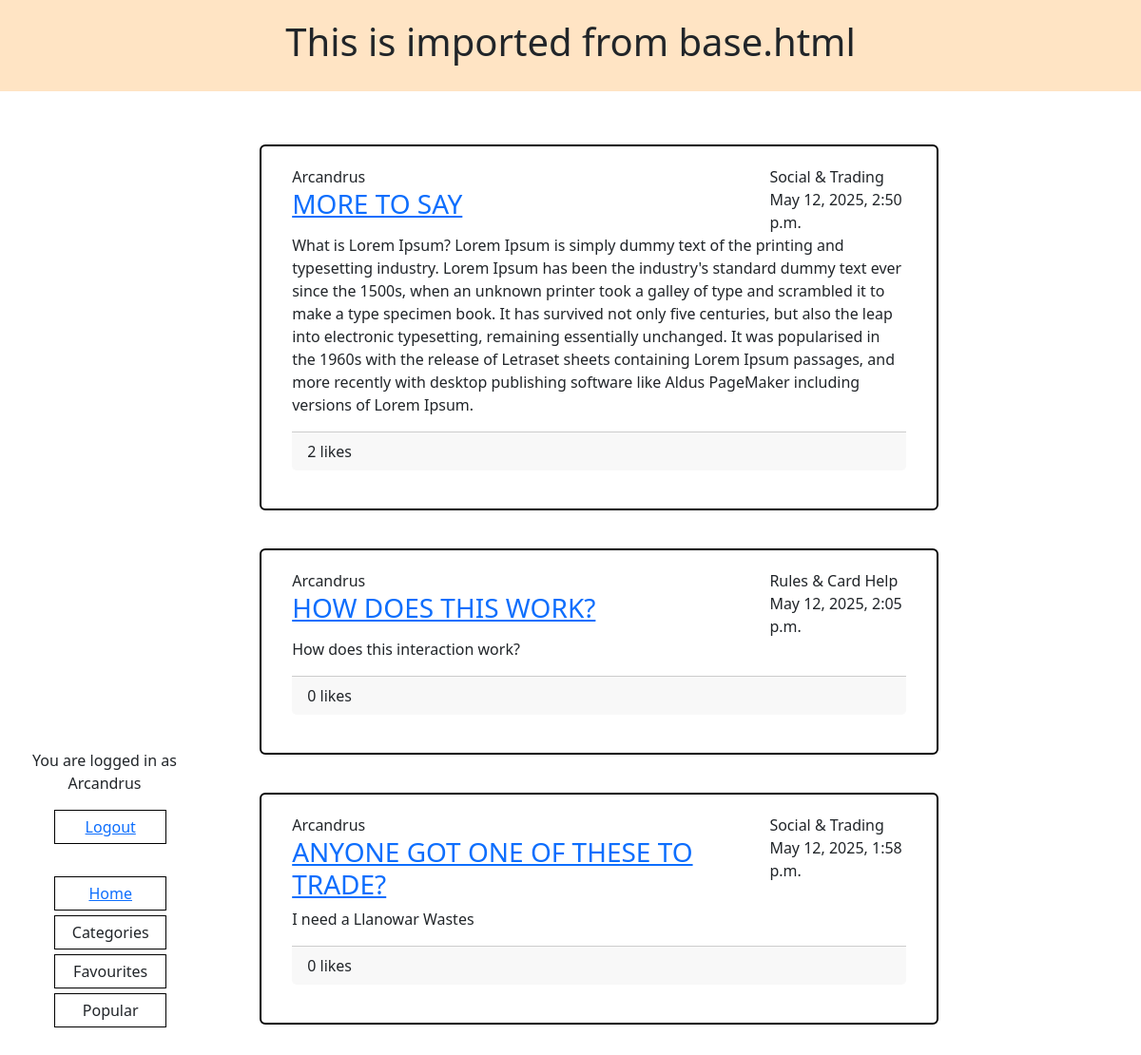
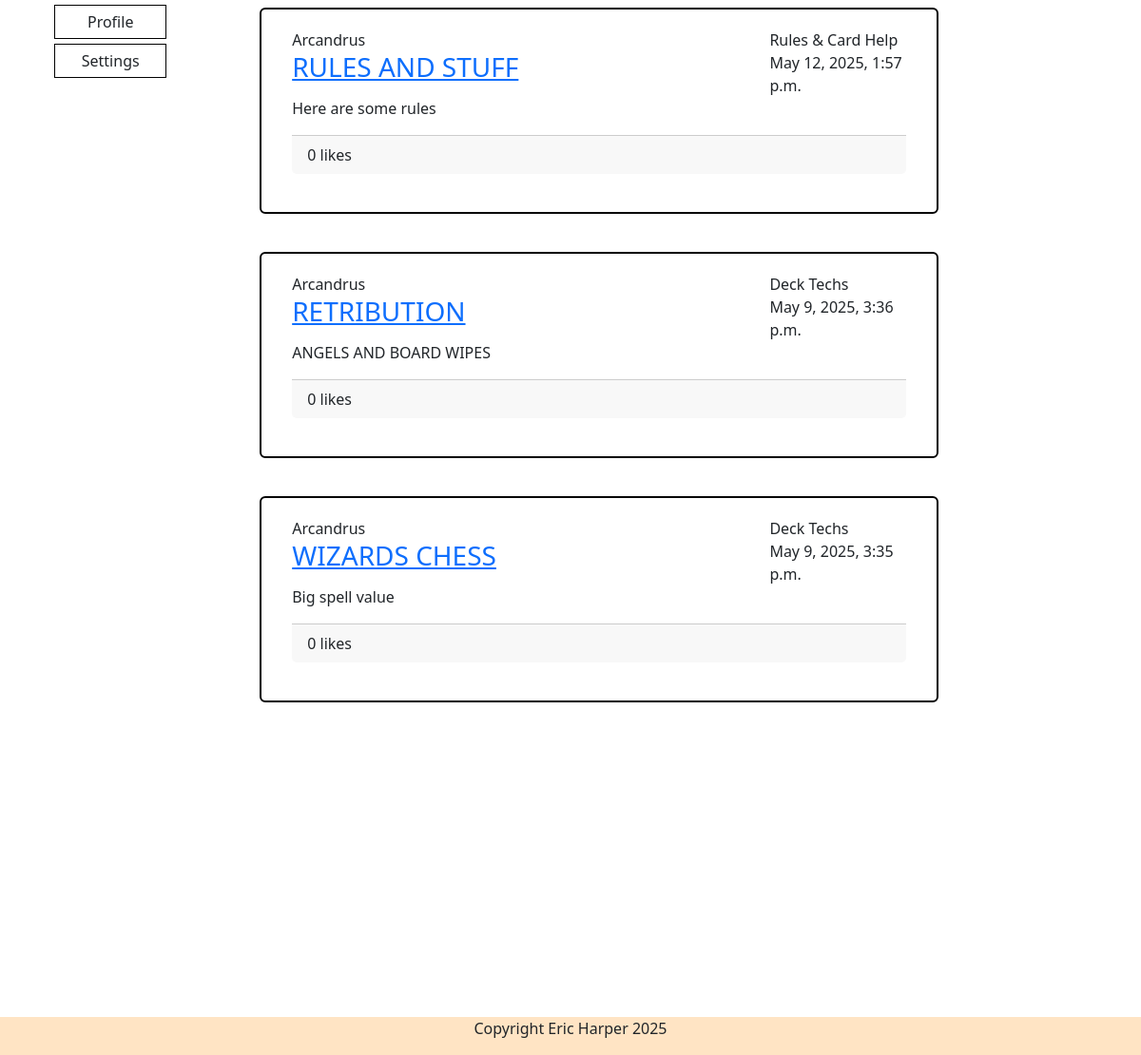
The app's page /posts/ (signed in) with its own data (2 pictures, top to bottom).
### users/models.py (models this page shows)
class CustomUser(AbstractUser):
    full_name = models.CharField(max_length=255, blank=True, null=True)
    username = models.CharField(max_length=255, blank=True, null=True, unique=True)
    email = models.EmailField(unique=True)
    def __str__(self):
        return self.username

### posts/models.py (models this page shows, shortened)
class Post(models.Model):
    title = models.CharField(max_length=200, unique=True)
    slug = models.SlugField(max_length=200, unique=True)
    author = models.ForeignKey(CustomUser, on_delete=models.CASCADE, related_name="posts")
    category = models.IntegerField(choices=CATEGORY, default=0)
    content = SummernoteTextField()
    created_on = models.DateTimeField(auto_now_add=True)
    excerpt = models.TextField(blank=True)
    updated_on = models.DateTimeField(auto_now=True)
    likes = models.ManyToManyField(CustomUser, related_name='post_likes')
    is_favourite = models.BooleanField(default=False)
    is_popular = models.BooleanField(default=False)
    class Meta:
        ordering = ["-created_on"]
    @property
    def total_likes(self):
        return self.likes.count()

### posts/views.py (the view)
# urls.py: path('posts/', PostList.as_view(), name='post_list'),
class PostList(generic.ListView):
    model = Post
    template_name = "posts/index.html"
    paginate_by = 6

### posts/templates/posts/index.html (shortened to what this page needs)
{% extends "base.html" %}
{% load static %}
{% block content %}
<div class="container-fluid scroll content">
    <div class="row">
        <div class="col-12 mt-3 left">
            {% for post in object_list %}
            <div class="row">
                <div class="card">
                    <div class="card-inner">
                        <div class="row">
                            <div class="col-9">{{ post.author }}</div>
                            <div class="col-3">{{ post.get_category_display }}</div>
                        </div>
                        <div class="row">
                            <div class="col-9">
                                <a href="{% url 'post_detail' post.slug %}"><h3>{{ post.title|upper }}</h3></a>
                            </div>
                            <div class="col-3">{{ post.created_on }}</div>
                        </div>
                        <p>{{ post.excerpt }}</p>
                        <div class="card-footer">
                            {{ post.total_likes }} like{{ post.total_likes|pluralize }}
                        </div>
                    </div>
                </div>
            </div>
            {% endfor %}
        </div>
    </div>
</div>
{% endblock %}

### templates/base.html (shortened to what this page needs)
{% load static %}
{% url 'posts' as posts_url %}
{% url 'account_login' as login_url %}
{% url 'account_signup' as signup_url %}
{% url 'account_logout' as logout_url %}
<!DOCTYPE html>
<html lang="en-US">
<head>
    <link href="https://cdn.jsdelivr.net/npm/bootstrap@5.3.6/dist/css/bootstrap.min.css" rel="stylesheet"
>
    <link rel="stylesheet" href="{% static 'css/style.css' %}">
</head>
<body>
    <header>
        <h1>This is imported from base.html</h1>
    </header>
<div class="sidebar">
    {% if user.is_authenticated %}
        <p>You are logged in as {{ user }}</p>
    {% endif %}
    <ul>
        {% if user.is_authenticated %}
            <li><a href="{% url 'account_logout' %}">Logout</a></li>
        {% else %}
            <li><a href="{% url 'account_signup' %}">Register</a></li>
            <li><a href="{% url 'account_login' %}">Login</a></li>
        {% endif %}
        <br>
        <li><a href="{% url 'post_list' %}">Home</a></li>
        <li>Categories</li>
        <li>Favourites</li>
        <li>Popular</li>
        <br>
        <li>Profile</li>
        <li>Settings</li>
    </ul>
</div>
    {% block content %}{% endblock content %}
    <footer>
        <p>Copyright Eric Harper 2025</p>
    </footer>
</body>
</html>

### static/css/style.css (style rules this page uses)
body, html { width: 100%; display: flex; margin: 0; padding: 0; height: 100%; overflow: hidden; }
header { position: fixed; top: 0; width: 100%; background-color: bisque; text-align: center; }
h1 { padding: 20px; }
.sidebar { margin-left: 20px; position: absolute; top: 110px; height: 80%; float: left; width: 15%; text-align: center; align-content: center; }
.sidebar > ul { list-style: none; }
.sidebar > ul > li { width: 80%; padding: 5px; margin: 5px; border: 1px solid black; }
.scroll { height: 100%; overflow-y: auto; padding: 1rem; box-sizing: border-box; }
.content { margin: 100px 10% 0 15%; max-width: 100%; height: 80%; }
.card { display: flex; border: 2px, black, solid; max-width: 80%; margin: 20px 10%; max-height: 400px; }
.card-inner { padding: 20px; overflow: hidden; margin-bottom: 20px; }
footer { width: 100%; position: absolute; bottom: 0; background-color: bisque; text-align: center; }

### records on screen
CustomUser: username "Arcandrus"
Post: author "Arcandrus", category "Social & Trading", title "MORE TO SAY", created_on "May 12, 2025, 2:50 p.m.", excerpt "What is Lorem Ipsum? Lorem Ipsum is simply dummy text of the printing and typesetting industry. Lorem Ipsum has been the industry's standard dummy text ever since the 1500s, when an unknown printer took a galley of type and scrambled it to make a type specimen book. It has survived not only five centuries, but also the leap into electronic typesetting, remaining essentially unchanged. It was popularised in the 1960s with the release of Letraset sheets containing Lorem Ipsum passages, and more recently with desktop publishing software like Aldus PageMaker including versions of Lorem Ipsum.", total_likes "2"
Post: author "Arcandrus", category "Rules & Card Help", title "HOW DOES THIS WORK?", created_on "May 12, 2025, 2:05 p.m.", excerpt "How does this interaction work?", total_likes "0"
Post: author "Arcandrus", category "Social & Trading", title "ANYONE GOT ONE OF THESE TO TRADE?", created_on "May 12, 2025, 1:58 p.m.", excerpt "I need a Llanowar Wastes", total_likes "0"
Post: author "Arcandrus", category "Rules & Card Help", title "RULES AND STUFF", created_on "May 12, 2025, 1:57 p.m.", excerpt "Here are some rules", total_likes "0"
Post: author "Arcandrus", category "Deck Techs", title "RETRIBUTION", created_on "May 9, 2025, 3:36 p.m.", excerpt "ANGELS AND BOARD WIPES", total_likes "0"
Post: author "Arcandrus", category "Deck Techs", title "WIZARDS CHESS", created_on "May 9, 2025, 3:35 p.m.", excerpt "Big spell value", total_likes "0"
